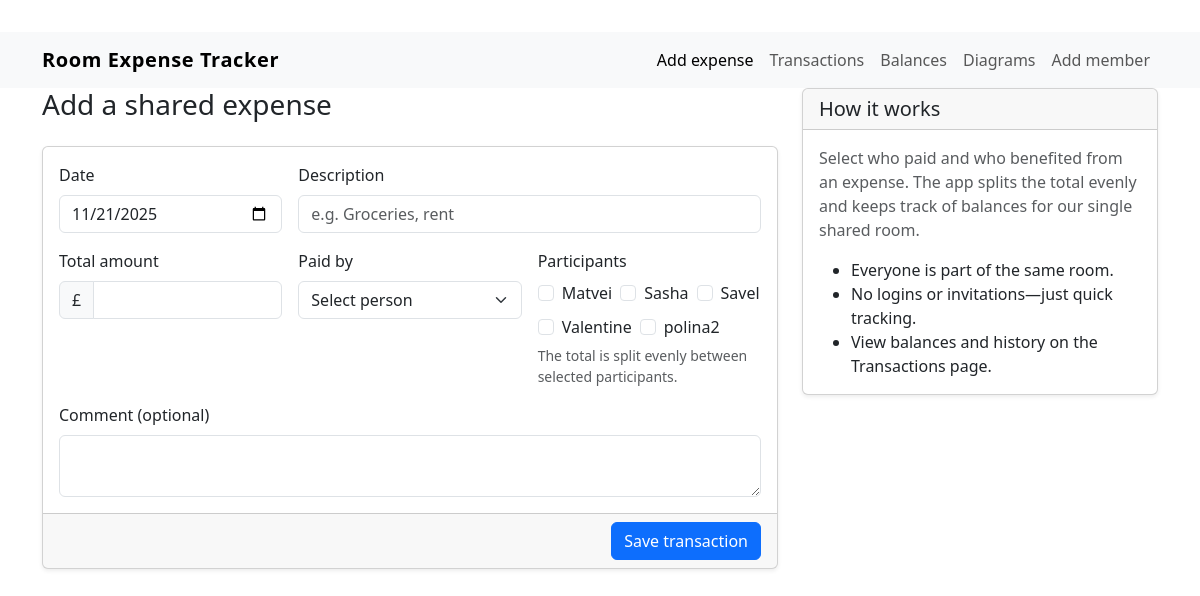
The page / on the database its author committed.
### models.py (models this page shows, shortened)
class Person(db.Model):
    __tablename__ = "people"
    id = db.Column(db.Integer, primary_key=True)
    name = db.Column(db.String(80), unique=True, nullable=False)

### routes.py (the view, shortened to what this page needs)
    @app.route("/", methods=["GET", "POST"])
    def index():
        members = Person.query.order_by(Person.name).all()
        return render_template(
            "index.html",
            members=members,
            default_date=date.today().strftime("%Y-%m-%d"),
        )

### templates/index.html (shortened to what this page needs)
{% extends "base.html" %}
{% block content %}
<div class="row">
    <div class="col-lg-8">
        <h1 class="h3 mb-4">Add a shared expense</h1>
        <form method="post" class="card shadow-sm">
            <div class="card-body row g-3">
                <div class="col-md-4">
                    <label for="date" class="form-label">Date</label>
                    <input type="date" class="form-control" id="date" name="date" value="{{ request.form.date or default_date }}" required>
                </div>
                <div class="col-md-8">
                    <label for="description" class="form-label">Description</label>
                    <input type="text" class="form-control" id="description" name="description" value="{{ request.form.description }}" placeholder="e.g. Groceries, rent" required>
                </div>
                <div class="col-md-4">
                    <label for="amount" class="form-label">Total amount</label>
                    <div class="input-group">
                        <span class="input-group-text">£</span>
                        <input type="number" min="0.01" step="0.01" class="form-control" id="amount" name="amount" value="{{ request.form.amount }}" required>
                    </div>
                </div>
                <div class="col-md-4">
                    <label for="payer_id" class="form-label">Paid by</label>
                    <select class="form-select" id="payer_id" name="payer_id" required>
                        <option value="" disabled selected hidden>Select person</option>
                    </select>
                </div>
                <div class="col-md-4">
                    <label class="form-label">Participants</label>
                    <div class="d-flex flex-wrap gap-2">
                        {% for member in members %}
                            <div class="form-check">
                                <input class="form-check-input" type="checkbox" value="{{ member.id }}" id="participant-{{ member.id }}" name="participants" >
                                <label class="form-check-label" for="participant-{{ member.id }}">
                                    {{ member.name }}
                                </label>
                            </div>
                        {% endfor %}
                    </div>
                    <div class="form-text">The total is split evenly between selected participants.</div>
                </div>
                <div class="col-12">
                    <label for="comment" class="form-label">Comment (optional)</label>
                    <textarea class="form-control" id="comment" name="comment" rows="2">{{ request.form.comment }}</textarea>
                </div>
            </div>
            <div class="card-footer text-end">
                <button type="submit" class="btn btn-primary">Save transaction</button>
            </div>
        </form>
    </div>
    <div class="col-lg-4">
        <div class="card shadow-sm">
            <div class="card-header">
                <h2 class="h5 mb-0">How it works</h2>
            </div>
            <div class="card-body">
                <p class="text-body-secondary">
                    Select who paid and who benefited from an expense. The app splits the total evenly and keeps track of balances for our single shared room.
                </p>
                <ul class="mb-0">
                    <li>Everyone is part of the same room.</li>
                    <li>No logins or invitations—just quick tracking.</li>
                    <li>View balances and history on the Transactions page.</li>
                </ul>
            </div>
        </div>
    </div>
</div>
{% endblock %}

### templates/base.html (style rules this page uses)
body { padding-top: 2rem; padding-bottom: 4rem; }

### rows shown on the page
Person: name "Matvei"
Person: name "Sasha"
Person: name "Savel"
Person: name "Valentine"
Person: name "polina2"
